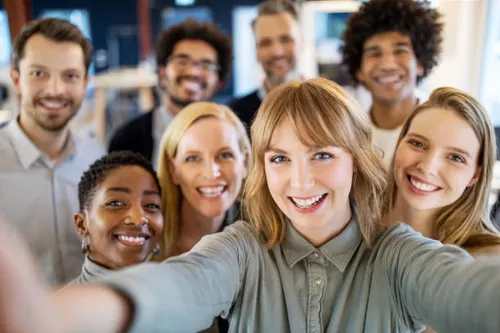
#> input picture scn.png, 500 x 333 px
$ python face_detection_image.py
#> lines starting #> are read from the running program, lines starting #| are printed output that depends on the picture; after the words box and inside, x2 and y2 are one past the last pixel; in counts of white or black regions, pixels touching at a corner belong together
import cv2
face_cascade=cv2.CascadeClassifier(cv2.data.haarcascades+'haarcascade_frontalface_default.xml')
img=cv2.imread('scn.png')
#> img is the input picture: shape (333, 500, 3); mean B, G, R 118, 128.9, 144.6
gray=cv2.cvtColor(img,cv2.COLOR_BGR2GRAY)
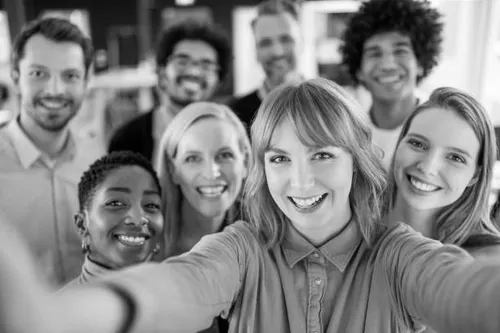
#> gray: shape (333, 500); min 0, max 253, mean 132.3
faces=face_cascade.detectMultiScale(gray,1.1,4)
#> faces = [[248, 19, 59, 59], [355, 28, 63, 63], [161, 37, 63, 63], [168, 128, 80, 80], [249, 124, 98, 98], [12, 42, 85, 85], [389, 113, 102, 102]]
for (x,y,w,h) in faces:
    cv2.rectangle(img,(x,y),(x+w,y+h),(255,0,0),2)
#> this loop made 7 passes
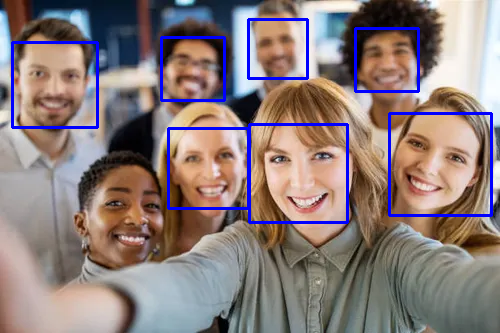
#> img: shape (333, 500, 3); 3.85% of pixels changed, all inside (x1, y1, x2, y2) = (11, 18, 493, 224)
cv2.imshow('Face Detection',img)
cv2.waitKey(0)
cv2.destroyAllWindows()
print("Number of faces detected:", len(faces))
#| Number of faces detected: 7
